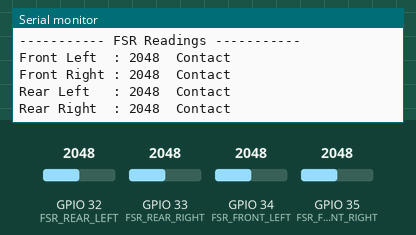
Simulated run of this sketch. Board: ESP32. On the bench: the last lines printed to the serial monitor. Inputs (shaded band) come from the test bench; at power-on: GPIO 33 (FSR_REAR_RIGHT) = 2048, GPIO 32 (FSR_REAR_LEFT) = 2048, GPIO 34 (FSR_FRONT_LEFT) = 2048, GPIO 35 (FSR_FRONT_RIGHT) = 2048.

Above: at 3.4 s.
3.5 s: GPIO 33 (FSR_REAR_RIGHT) set to 531
At 4.0 s:
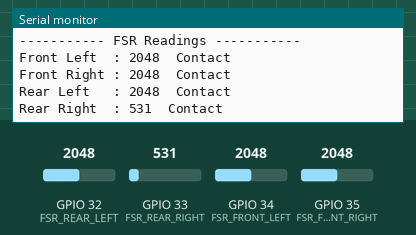
5.0 s: GPIO 33 (FSR_REAR_RIGHT) set to 455
At 5.5 s:
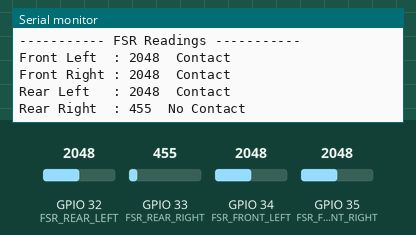

The sketch:

FSR_Test.ino
```cpp
/*
 * ------------------------------------------------------------
 * Project : Robotic Dog
 * File    : FSR_Test.ino
 * Author  : Gourav Jain
 * Board   : ESP32
 * Purpose : Test Force Sensitive Resistor (FSR) Sensors
 * ------------------------------------------------------------
 * This program reads the analog values from four FSR sensors
 * placed on the robot's feet and displays their readings on
 * the Serial Monitor.
 *
 * Development Stage:
 * Hardware Bring-up
 * ------------------------------------------------------------
 */

#define FSR_FRONT_LEFT   34
#define FSR_FRONT_RIGHT  35
#define FSR_REAR_LEFT    32
#define FSR_REAR_RIGHT   33

const int CONTACT_THRESHOLD = 500;

void setup()
{
    Serial.begin(115200);

    pinMode(FSR_FRONT_LEFT, INPUT);
    pinMode(FSR_FRONT_RIGHT, INPUT);
    pinMode(FSR_REAR_LEFT, INPUT);
    pinMode(FSR_REAR_RIGHT, INPUT);

    Serial.println("------------------------------------");
    Serial.println(" Robotic Dog - FSR Sensor Test");
    Serial.println("------------------------------------");
}

void loop()
{
    int frontLeft  = analogRead(FSR_FRONT_LEFT);
    int frontRight = analogRead(FSR_FRONT_RIGHT);
    int rearLeft   = analogRead(FSR_REAR_LEFT);
    int rearRight  = analogRead(FSR_REAR_RIGHT);

    Serial.println("----------- FSR Readings -----------");

    Serial.print("Front Left  : ");
    Serial.print(frontLeft);
    Serial.print("\t");
    Serial.println(frontLeft > CONTACT_THRESHOLD ? "Contact" : "No Contact");

    Serial.print("Front Right : ");
    Serial.print(frontRight);
    Serial.print("\t");
    Serial.println(frontRight > CONTACT_THRESHOLD ? "Contact" : "No Contact");

    Serial.print("Rear Left   : ");
    Serial.print(rearLeft);
    Serial.print("\t");
    Serial.println(rearLeft > CONTACT_THRESHOLD ? "Contact" : "No Contact");

    Serial.print("Rear Right  : ");
    Serial.print(rearRight);
    Serial.print("\t");
    Serial.println(rearRight > CONTACT_THRESHOLD ? "Contact" : "No Contact");

    Serial.println();

    delay(500);
}
```

Measured:
- the behaviour switches between 501 and 500 on GPIO 33 (FSR_REAR_RIGHT) (found by bisection; images 1 and 2)
- after the input at 3.5 s, the serial monitor: prints a new line after 0.07 s (image 1)
- after the input at 5.0 s, the serial monitor: prints a new line after 0.09 s (image 2)
